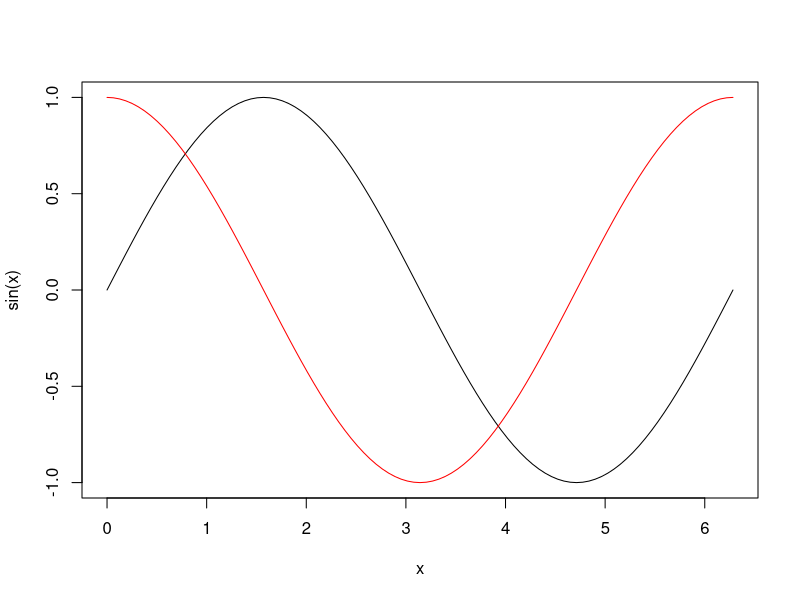
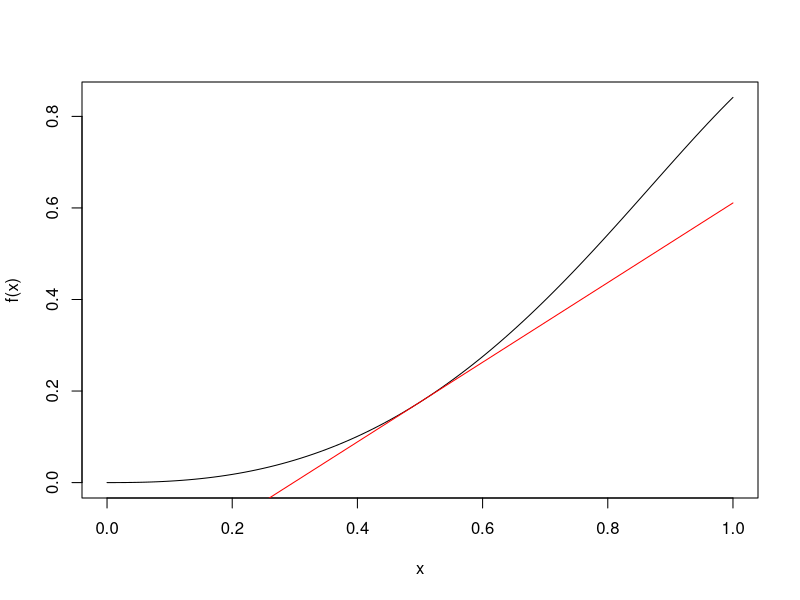
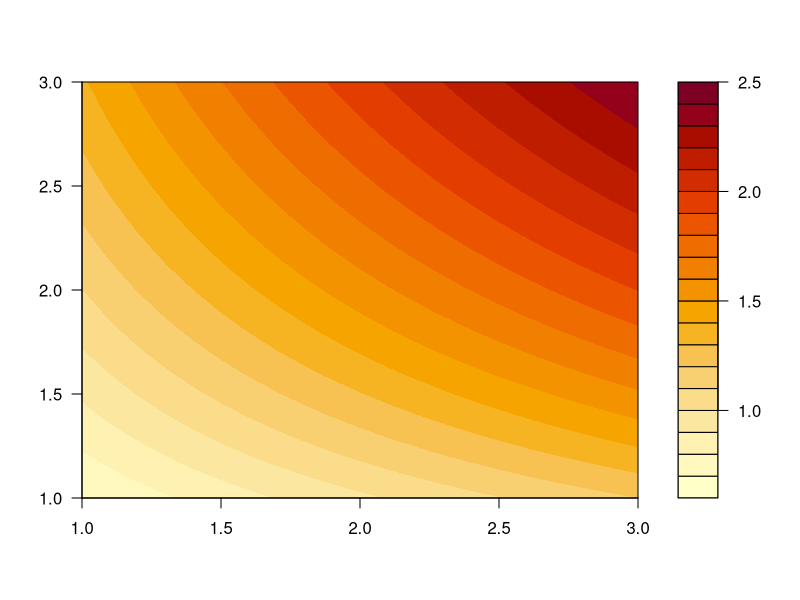
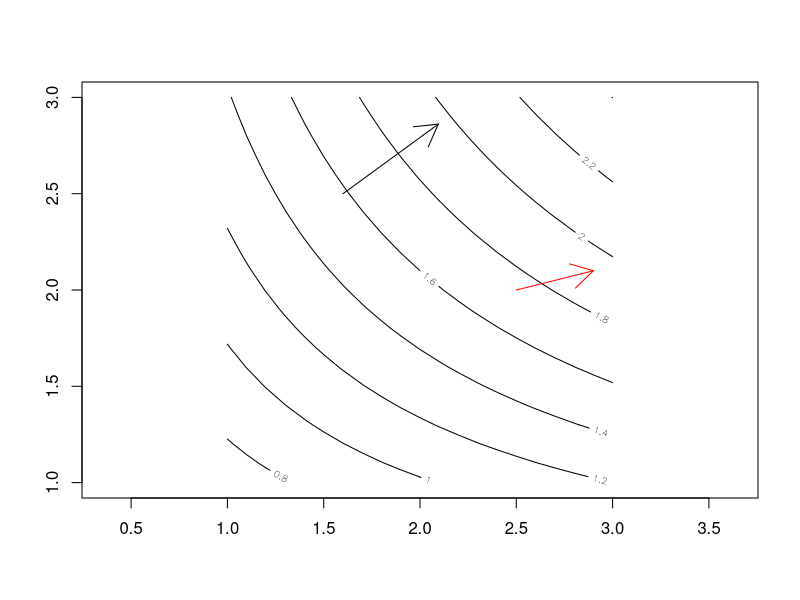
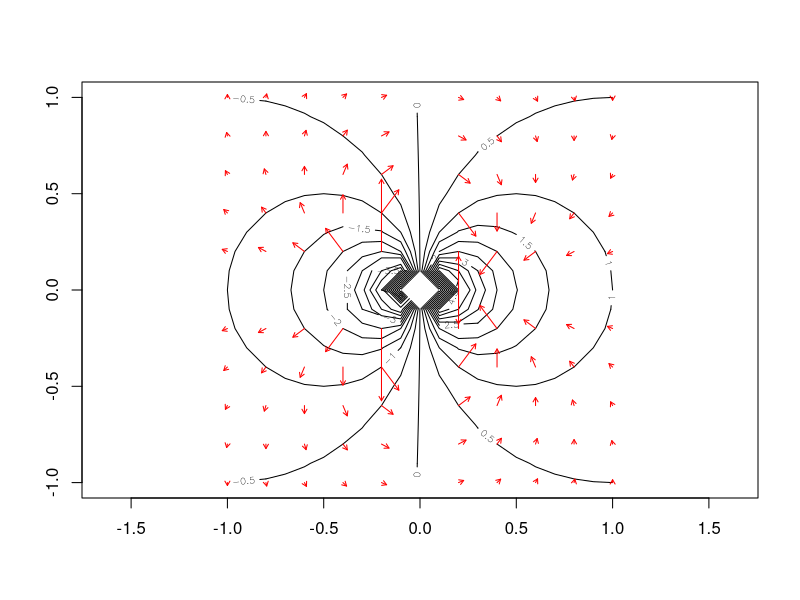
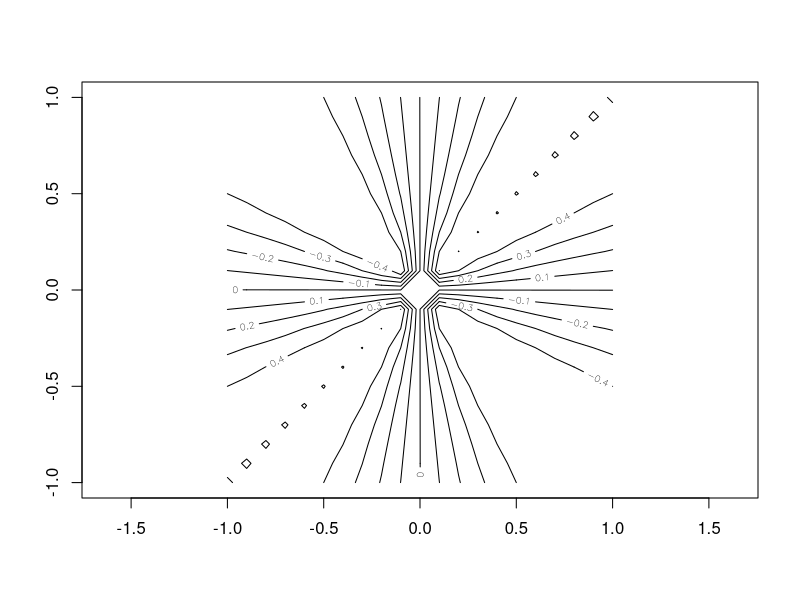
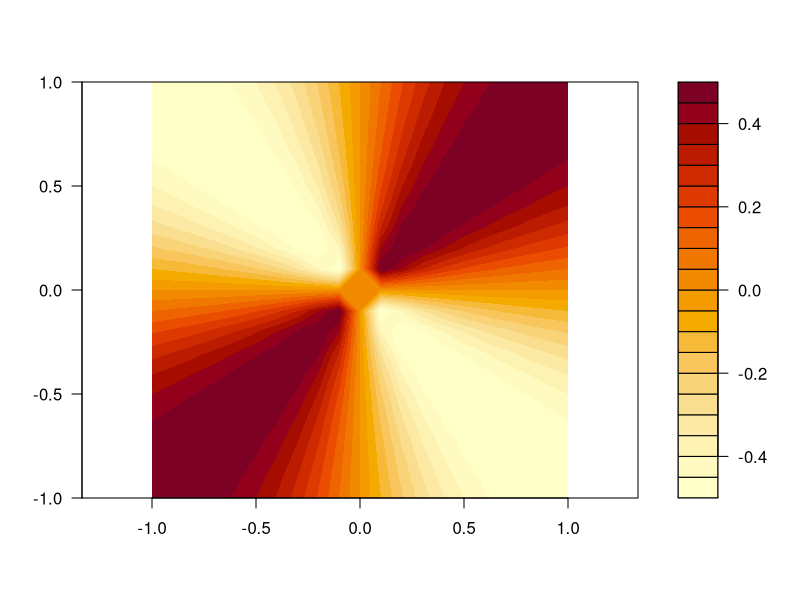
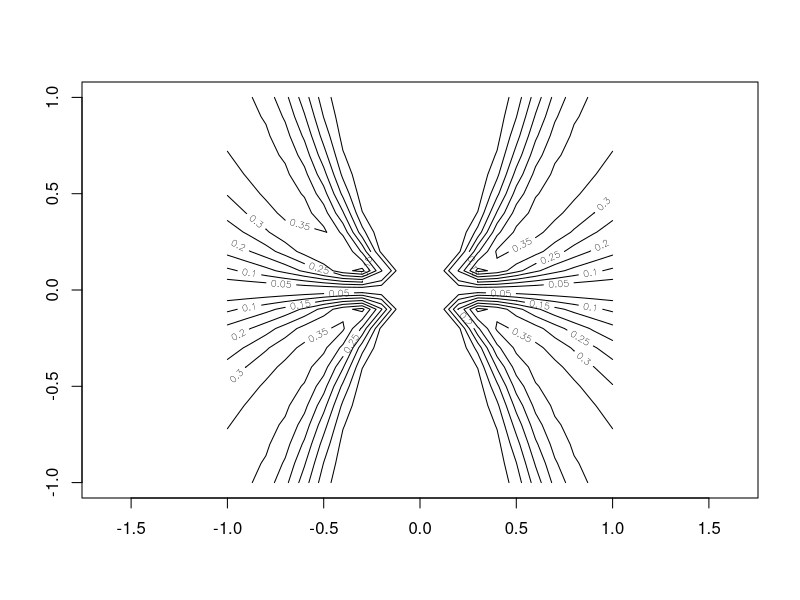

These charts were generated, in order, by the following R code:
#Math 23 Script 3.2A-AffineApproximation.R

#Last modified November 2, 2014 by Paul Bamberg

#install.packages("numDeriv")  #uncomment this line the first time you run the script
library(numDeriv)

#Topic 1 - The tangent-line approximation for a single variable
#The R function that does the job is named grad(),
#even if we are differentiating a function from R to R.

grad(sin, pi/4)  #a single value of the derivative

curve(sin(x), from = 0, to = 2*pi)
curve(grad(sin, x), col = "red", add = TRUE) #create the derivative function

#We can illustrate the tangent-line approximation to a function
f <- function(x) sin(x^2.5)    #a somewhat messy function
curve(f(x), from = 0, to = 1)
x0 <- 0.5     #where to do the approximation
value <- f(x0)         #function value at x0
slope <- grad(f, x0)   #derivative at x0
tanline <- function(x) value + slope*(x-x0)  #the tangent-line approximation
curve(tanline(x), col = "red", add = TRUE)

#The error in the tangent-line approximation goes to zero faster than x - x0
f(x0+0.2)-tanline(x0+0.2)
f(x0+0.1)-tanline(x0+0.1)    #smaller by a factor of about 4
f(x0+0.02)-tanline(x0+0.02)  #smaller by a factor of about 100

#Topic 2 - Displaying a contour plot for a function
f <- function(v) sqrt(v[1])*log(1+v[2]) #function from R^2 to R
f(c(1.5, 2.5))                          #check that it works
#Define a range of values for x and y
x <- seq(from = 1, to = 3, by = 0.1)
y <- seq(from = 1, to = 3, by = 0.1)
#Make a table of all pairs of values
pairs <- expand.grid(x,y)  #a list of all pairs of values
#Apply the function to each pair of values to make a matrix of values
z <- matrix(apply(pairs,1,f),length(x));z
filled.contour(x, y, z)   #pretty colors)
contour( x, y, z, asp = 1)    #shows contour lines

#Now we can calculate the gradient
x0 <-1.6; y0 <- 2.5
Df <- grad(f, c(x0,y0));Df       #a vector with the two partial derivatives
arrows(x0, y0 ,x0+Df[1], y0+Df[2])
#The gradient vector is along the direction of greatest rate of increase

#Using the gradient to do an affine approximation
v <- c(0.4, 0.1)      #an increment vector
x0 <-2.5; y0 <- 2
arrows(x0, y0 ,x0+v[1], y0+v[2], col = "red")    #display original and new point of evaluation
exact <- f(c(x0+v[1], y0+v[2])); exact       #the exact value
Df <- grad(f, c(x0,y0));Df       #a vector with the two partial derivatives
approx <- f(c(x0,y0))+sum(Df*v); approx         #the affine approximation
exact - approx               #the error in the approximation
#Repeat with only half of the increment
h <- v/2
f(c(x0+h[1], y0+h[2]))-(f(c(x0,y0))+sum(Df*h))

#We can do the same calculation in single-variable calculus
#Define a function on the line whose direction vector is v
g <- function(t) f(c(x0+t*v[1], y0+t*v[2]))
#Calculate the directional derivative
grad(g,0)        #the derivative with respect to t
sum(Df*v)        #Using the gradient (Jacobian) gives the same answer

#Topic 3 - The gradient as a vector field

g <- function(v) v[1]/(v[1]^2+v[2]^2) #function from R^2 to R
g(c(1.5, 2.5))                          #check that it works
#Define a range of values for x and y
x <- seq(from = -1, to = 1, by = 0.1)
y <- seq(from = -1, to = 1, by = 0.1)
#Make a table of all pairs of values
pairs <- expand.grid(x,y)  #a list of all pairs of values
#Apply the function to each pair of values to make a matrix of values
z <- matrix(apply(pairs,1,g),length(x))
contour( x, y, z, asp = 1, nlevels = 60)    #shows contour lines

#Now we can plot the gradient vector
h = 0.03   #scale the vector
for (x in c(-1,-0.8, -0.6, -0.4, -0.2, 0.2, 0.4, 0.6, 0.8, 1)) {
  for (y in c(-1, -0.8, -0.6, -0.4, -0.2, 0.2, 0.4, 0.6, 0.8, 1)) {
    Df <- grad(g, c(x,y))       #a vector with the two partial derivatives
    arrows(x , y  ,x +h*Df[1], y +h*Df[2], col = "red", length = 0.05 )
  }
}

#The gradient vector is along the direction of greatest rate of increase


#Topic 4 - Plotting some pathological functions

f <- function(v) ifelse((v[1]^2+v[2]^2)==0, 0, v[1]*v[2]/(v[1]^2+v[2]^2))
f(c(0,0)); f(c(1,1))                      
x <- seq(from = -1, to = 1, by = 0.1)
y <- seq(from = -1, to = 1, by = 0.1)
pairs <- expand.grid(x,y)   #generate all pairs of values
#Apply the function to each pair of values to make a matrix of values
z <- matrix(apply(pairs,1,f),length(x))
contour( x, y, z, asp = 1)    #shows contour lines
#The value of the function depends only on the direction from the origin
filled.contour( x, y, z, asp = 1)    #show with colors

#Example 1.5.25 from Hubbard
f <- function(v) ifelse((v[1]^2+v[2]^2)==0, 0, abs(v[2])*exp(-abs(v[2])/v[1]^2)/(v[1]^2))
x <- seq(from = -1, to = 1, by = 0.1)
y <- seq(from = -1, to = 1, by = 0.1)
pairs <- expand.grid(x,y)   #generate all pairs of values
#Apply the function to each pair of values to make a matrix of values
z <- matrix(apply(pairs,1,f),length(x))
contour( x, y, z, asp = 1)    #shows contour lines
f(c(.2, .04))                 #value is 1/e
f(c(.02, .0004))              #value is 1/e

#To try to see the bizarre behavior we get close to the origin
x <- seq(from = -.1, to = .1, by = 0.01)
y <- seq(from = -.01, to = .01, by = 0.001)
pairs <- expand.grid(x,y)   #generate all pairs of values
#Apply the function to each pair of values to make a matrix of values
z <- matrix(apply(pairs,1,f),length(x))
contour( x, y, z)    #shows contour lines  -- looks much the same







